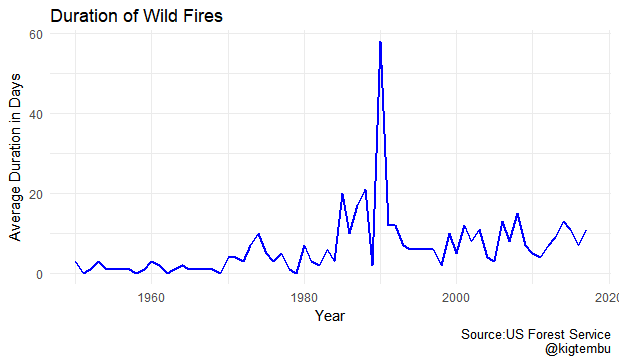

Generate this figure with R:
#----------------------#
# Week 21 Tidy Tuesday #
# created by Kigen     #
# 21/08/2018           #
#----------------------#

#Packages
library(tidyverse)
library(ggplot2)
library(RCurl)
library(lubridate)

#Read in Data

damage <- read.csv(text = getURL("https://raw.githubusercontent.com/BuzzFeedNews/2018-07-wildfire-trends/master/data/calfire_damage.csv"),
                                  header = T)
calfire <- read.csv(text = getURL("https://raw.githubusercontent.com/BuzzFeedNews/2018-07-wildfire-trends/master/data/calfire_frap.csv"),
                                  header = T)
str(calfire)

calfire1 <- calfire %>% select(objectid,alarm_date,cont_date,gis_acres)%>%
            filter(alarm_date != '',cont_date != '')%>%
            mutate(startdate = as.Date(as.character(alarm_date)),
                   enddate = as.Date(as.character(cont_date)),
                   duration = enddate - startdate, yr_st = year(startdate))%>%
            group_by(yr_st)%>%
            summarise(totalDur = sum(duration),count = n())%>%
            transmute(yr = yr_st,avgdur = round(totalDur/count))

ggplot(calfire1,aes(yr,as.numeric(avgdur)))+
        geom_line(size = 1, color = 'blue')+
        labs(title = 'Duration of Wild Fires', x = 'Year', y = 'Average Duration in Days',
             caption = 'Source:US Forest Service\n@kigtembu')+
        theme_minimal()
